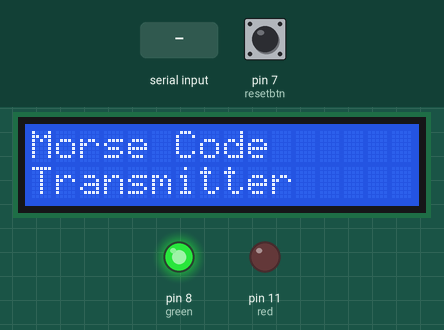
Simulated run of this sketch. Board: Arduino Uno, built with avr-gcc and run on an emulated ATmega328P. On the bench: 16×2 character LCD, output pins drawn as LEDs (lit = HIGH). The test bench sets the inputs (shaded band); at power-on: pin 7 (resetbtn) HIGH.

Above: at 0.4 s.
2.0 s: byte 30 received over Serial
At 2.8 s:
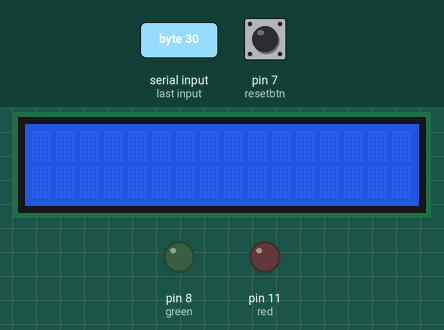
3.6 s: byte 90 received over Serial
At 4.1 s:
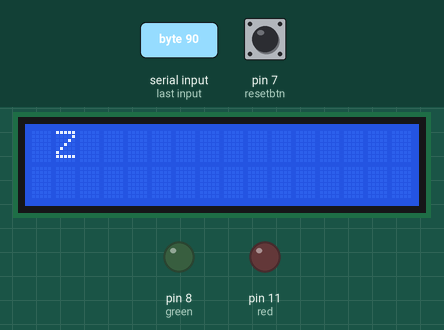
5.2 s: byte 120 received over Serial
At 6.5 s:
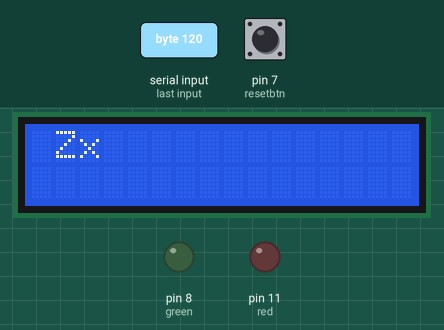
6.8 s: byte 30 received over Serial
At 7.8 s:
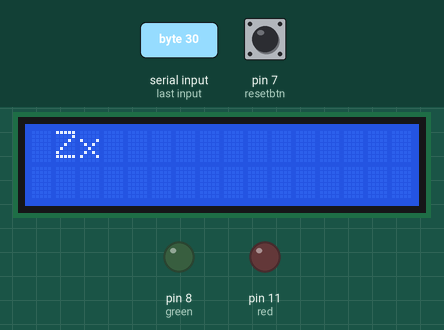
8.4 s: byte 90 received over Serial
At 9.0 s:
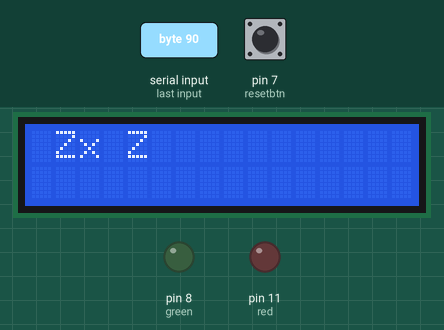
10.0 s: byte 120 received over Serial
At 11.5 s:
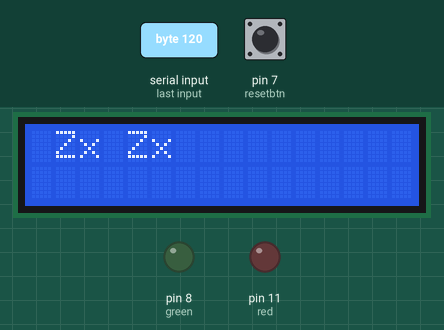
Timing chart, 0 to 12.6 s (numbered marks = the images above; inputs shaded):
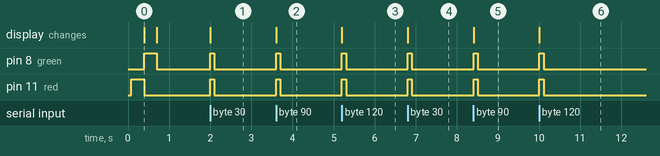

The sketch:

Receiver.ino
```cpp
#include <Wire.h>
#include <Adafruit_LiquidCrystal.h>

Adafruit_LiquidCrystal lcd(0);
int red=11;
int green =8;
int resetbtn =7;

void setup()
{
  pinMode(resetbtn, INPUT_PULLUP);
  Serial.begin(9600);
  pinMode(red, OUTPUT);
  pinMode(green, OUTPUT);
  // Initialize the LCD
  lcd.begin(16, 2);
  lcd.setBacklight(1);

  lcd.clear();
  lcd.setCursor(0, 0);
  lcd.print("Booting");
  digitalWrite(red, HIGH);
  digitalWrite(green, LOW);
  delay(300);
  lcd.clear();
  lcd.print("Morse Code");
  lcd.setCursor(0, 1);
  lcd.print("Transmitter");
  digitalWrite(red, LOW);
  digitalWrite(green, HIGH);
  delay(300);
  digitalWrite(green, LOW);
  lcd.clear();
  lcd.setCursor(0, 0);
}

void loop()
{
  // Check if data is available in the serial buffer
  if (Serial.available()) {
    char x = Serial.read();  // Read the incoming character
    //lcd.clear();  // Clear the previous character on the LCD
    lcd.print(x);
    digitalWrite(green, HIGH);
    digitalWrite(red, HIGH);
  	delay(100);
  	digitalWrite(green, LOW);
    digitalWrite(red, LOW);
  }

  delay(100);

  if (digitalRead(resetbtn) == LOW ){
    lcd.clear();
    digitalWrite(green, HIGH);
  	delay(100);
  	digitalWrite(green, LOW);
  }

}
```

Measured:
- after the input at 2.0 s, pin 8 (green), pin 11 (red): LOW → HIGH at once, → LOW 0.10 s later
- after the input at 3.6 s, pin 8 (green), pin 11 (red): LOW → HIGH at once, → LOW 0.10 s later; the display: changes at once (image 2)
- after the input at 5.2 s, pin 8 (green), pin 11 (red): LOW → HIGH at once, → LOW 0.10 s later; the display: changes at once (image 3)
- after the input at 6.8 s, pin 8 (green), pin 11 (red): LOW → HIGH at once, → LOW 0.10 s later
- after the input at 8.4 s, pin 8 (green), pin 11 (red): LOW → HIGH at once, → LOW 0.10 s later; the display: changes at once (image 5)
- after the input at 10.0 s, pin 8 (green), pin 11 (red): LOW → HIGH at once, → LOW 0.10 s later; the display: changes at once (image 6)
